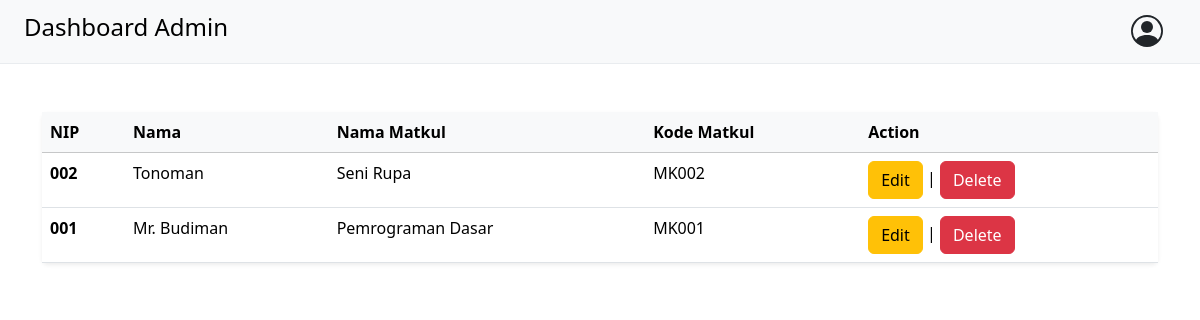
Page /admin/viewDos.php (signed in) on the earlier database version.
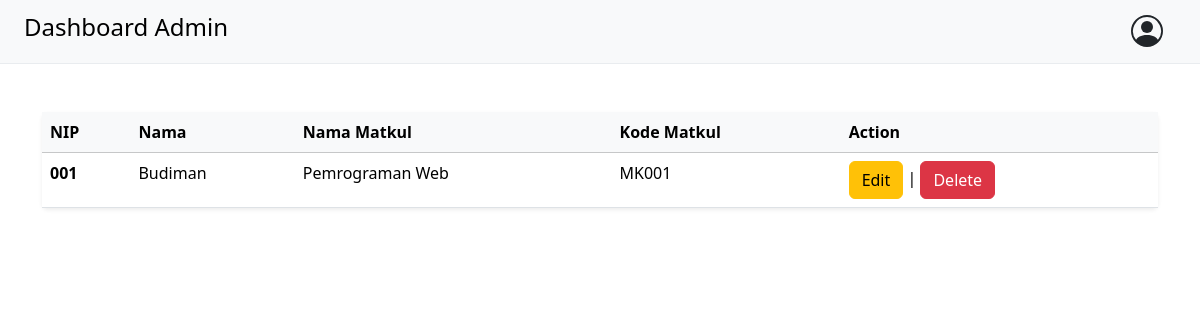
Same page on the later database version.
### tables this page shows
CREATE TABLE `dosen` (
  `nip` varchar(255) NOT NULL,
  `nama` varchar(255) NOT NULL,
  `kode_matkul` varchar(255) NOT NULL,
  `password` varchar(255) NOT NULL,
  `role_id` int(11) DEFAULT 2
);

CREATE TABLE `matakuliah` (
  `kode_matkul` varchar(255) NOT NULL,
  `nama_matkul` varchar(255) NOT NULL
);

### admin/viewDos.php (the view, shortened to what this page needs)
<?php
include "../koneksi.php";
$queryDos = "SELECT
    d.nip,
    d.nama,
    d.kode_matkul,
    mk.nama_matkul AS nama_matakuliah
FROM
    dosen d
LEFT JOIN
    matakuliah mk ON d.kode_matkul = mk.kode_matkul";
$resultDos = mysqli_query($conn, $queryDos);
$countDos = mysqli_num_rows($resultDos);
?>
<!DOCTYPE html>
<html lang="en">
<head>
    <link href="https://cdn.jsdelivr.net/npm/bootstrap@5.3.3/dist/css/bootstrap.min.css" rel="stylesheet">
</head>
<body class="bg-body">
    <nav class="navbar border-bottom border-light-subtle bg-light">
        <div class="container-fluid px-4">
            <a class="navbar-brand" href="index.php">
                <h4>
                    Dashboard Admin
                </h4>
            </a>
            <button class="btn  d-flex items-center justify-content-center" type="button" data-bs-toggle="offcanvas" data-bs-target="#offcanvasRight" aria-controls="offcanvasRight"></button>
        </div>
    </nav>
    <div class="container  d-flex justify-content-center align-items-center pt-5 ">
        <?php
        if ($countDos > 0) {
        ?>
            <table class="table  shadow-sm p-3 mb-5 rounded">
                <thead class="table-light">
                    <tr>
                        <th scope="col">NIP</th>
                        <th scope="col">Nama</th>
                        <th scope="col">Nama Matkul</th>
                        <th scope="col">Kode Matkul</th>
                        <th scope="col">Action</th>
                    </tr>
                </thead>
                <tbody>
                    <?php
                    while ($dataDos = mysqli_fetch_array($resultDos, MYSQLI_NUM)) {
                    ?>
                        <tr>
                            <th scope="row"><?php echo "$dataDos[0]" ?></th>
                            <td><?php echo "$dataDos[1]" ?></td>
                            <td><?php echo "$dataDos[3]" ?></td>
                            <td><?php echo "$dataDos[2]" ?></td>
                            <td>
                                <a href="editDos.php?nip=<?php echo "$dataDos[0]" ?>" type="button" class="btn btn-warning">Edit</a>
                                |
                                <a href="deleteDos.php?nip=<?php echo "$dataDos[0]" ?>&mk=<?php echo "$dataDos[2]" ?>" type="button" class="btn btn-danger">Delete</a>
                            </td>
                        </tr>
                    <?php
                    }
                    ?>
                </tbody>
            </table>
        <?php
        } else {
            echo '<div class="alert alert-primary shadow-sm p-3 mb-5 rounded" role="alert">
                Data Masih Kosong <a href="addDos.php" class="alert-link">Isi Data Sekarang</a>
                </div>';
        }
        ?>
    </div>
</body>
</html>

Differences in the rows shown:
removed dosen: nip "002", nama "Tonoman", matakuliah.nama_matkul "Seni Rupa", kode_matkul "MK002"
changed dosen "MK001": nama "Mr. Budiman" → "Budiman"; matakuliah.nama_matkul "Pemrograman Dasar" → "Pemrograman Web"
